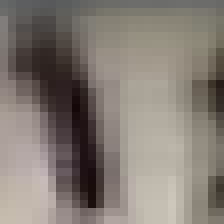
#> input picture clp/1/char_0_frame_10793.png, 28 x 28 px (shown 8 times larger); its folder holds only this picture in this run
$ python Coordinator.py
#> lines starting #> are read from the running program, lines starting #| are printed output that depends on the picture
#> pass 2 of the loop in create_label_index, `for file in os.listdir(data_dir):`:
### image_processings/preprocessors.py
import os
import numpy as np
import cv2 as cv
from PIL import Image
from matplotlib import pyplot as plt


class ImagePreprocessor:
    @classmethod
    def load_and_preprocess(cls, data_dir, label2ind):
        images = dict()
        for label in os.listdir(data_dir):
            if os.path.isdir(os.path.join(data_dir, label)):
                images[label2ind[label]] = cls.extract_and_resize_one_label(os.path.join(data_dir, label))
#> in extract_and_resize_one_label, image_src is the input picture: PIL image 28x28 RGB; mean R, G, B 131.9, 123.8, 116.5
#> in preprocess_single_pil_image, `image = image / float(np.max(image))`:
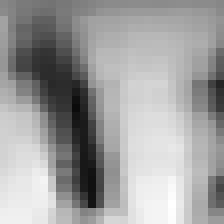
#> image: shape (28, 28) float64 (shown 8 times larger); min 0.0459, max 1, mean 0.625
#> pass 2 of the loop in load_and_preprocess, `for label in os.listdir(data_dir):`:
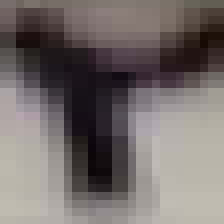
#> input picture clp/2/char_0_frame_10944.png, 28 x 28 px (shown 8 times larger)
#> in extract_and_resize_one_label, image_src is the input picture: PIL image 28x28 RGB; mean R, G, B 116.8, 108.2, 106.7
#> in preprocess_single_pil_image (call 2), `image = image / float(np.max(image))`:
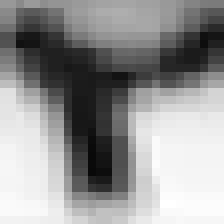
#> image: shape (28, 28) float64 (shown 8 times larger); min 0.0376, max 1, mean 0.585
        return images

    @classmethod
    def extract_and_resize_one_label(cls, data_dir):
        images = []
        for file in os.listdir(data_dir):
            if os.path.isfile(os.path.join(data_dir, file)):
                image_src = Image.open(os.path.join(data_dir, file))
                image_prep = cls.preprocess_single_pil_image(image_src)
                images.append(image_prep)
                # image_prep.close()
        return images

    @classmethod
    def preprocess_img(cls, image):
        image = image.resize((28, 28))
        # [4 lines of commented-out code are left out]
        return image

    # [4 lines left out: function preprocess_np_array, not called in this run]

    @classmethod
    def preprocess_single_pil_image(cls, image):
        image = cls.preprocess_img(image)
        image = cv.cvtColor(np.array(image), cv.COLOR_BGR2GRAY)
        image = image / float(np.max(image))
        return image.astype(dtype=np.float32)

### Classifiers/CNN.py
from __future__ import division, print_function, absolute_import

import tensorflow as tf
import matplotlib.pyplot as plt
import numpy as np


class CNN:
    def __init__(self, dataset, label2ind, ind2label, test_set_percent=0.2, learning_rate=0.001, num_steps=2000,
                 batch_size=128, num_input=784,
                 dropout=0.25):
        # Checkpoint Settings
#> called with test_set_percent = 0.2, learning_rate = 0.001, num_steps = 2000, batch_size = 128, num_input = 784, dropout = 0.25
        self.model_dir = "./ckpts/"
        self.output_node_names = "output"

        # Training Parameters
        self.learning_rate = learning_rate
        self.num_steps = num_steps
        self.batch_size = 128

        # Network Parameters
        self.num_input = num_input
        self.num_classes = len(label2ind)
        self.dropout = dropout

        # Problem Parameters
        self.label2ind = label2ind
        self.ind2label = ind2label

        # dataset
        self.prepare_dataset(dataset, test_set_percent)

        self.setup_network()

        self.feature_spec = {"image": tf.VarLenFeature(dtype=np.float32)}

    # [7 lines left out: function serving_input_receiver_fn, not called in this run]

    def prepare_dataset(self, dataset, test_set_percent):
#> called with test_set_percent = 0.2
        dataset_count = np.sum([len(dataset[d]) for d in dataset])
        train_set_count = int(dataset_count * (1 - test_set_percent))
        test_set_count = dataset_count - train_set_count
        self.train_images = np.zeros(shape=(train_set_count + 1, 28, 28, 1), dtype=np.float32)
        self.train_labels = np.zeros(shape=train_set_count + 1, dtype=np.float32)
        self.test_images = np.zeros(shape=(test_set_count + 23, 28, 28, 1), dtype=np.float32)
        self.test_labels = np.zeros(shape=test_set_count + 23, dtype=np.float32)
        train_ind = 0
        test_ind = 0
        for class_ind in dataset:
            data = dataset[class_ind]
            print("indexing images from class number: ", class_ind, " with total images: ", len(data))
            for i in range(len(data)):
                if i < int(len(data) * (1 - test_set_percent)):
                    self.train_images[train_ind, :, :, 0] = data[i]
                    self.train_labels[train_ind] = class_ind
                    train_ind += 1
                else:
                    self.test_images[test_ind, :, :, 0] = data[i]
                    self.test_labels[test_ind] = class_ind
                    test_ind += 1

    # Create the neural network
    # [76 lines left out: functions conv_net, model_fn, not called in this run]

    def setup_network(self):
        # Build the Estimato
        self.model = tf.estimator.Estimator(self.model_fn,
                                            # model_dir=self.model_dir
                                            )

        # Define the input function for training
        self.input_fn = tf.estimator.inputs.numpy_input_fn(
            x={'images': self.train_images}, y=self.train_labels,
            batch_size=self.batch_size, num_epochs=None, shuffle=True)

    # [131 lines left out: functions train, test_model, predict_single_image, export_model, freeze, load_graph, not called in this run]

### Classifiers/classification.py
import os
from image_processings.preprocessors import ImagePreprocessor
from Classifiers.CNN import CNN


class Classifier:
    label2ind = dict()
    ind2label = dict()
    features = dict()
    cnn = None

    @classmethod
    def train(cls, data_dir="/home/ahmad/Programs/Programming/CarLicensePlateDetection/Dataset/TrainingChars_/",
              load_if_exists=True):
        cls.create_label_index(data_dir)
        cls.dataset = ImagePreprocessor.load_and_preprocess(data_dir=data_dir, label2ind=cls.label2ind)
        cls.cnn = CNN(dataset=cls.dataset, label2ind=cls.label2ind, ind2label=cls.ind2label)
#> (the call stopped at in setup_network, `self.model = tf.estimator.Estimator(self.model_fn,`: tensorflow is not available in this run)
        cls.cnn.train()

        # [15 lines of commented-out code are left out]

    # [4 lines left out: function predict, not called in this run]

    @classmethod
    def create_label_index(cls, data_dir):
        ind = 0
        for file in os.listdir(data_dir):
            if os.path.isdir(os.path.join(data_dir, file)):
                ind = cls.index_new_label(file, ind)

    @classmethod
    def index_new_label(cls, file, ind):
        cls.label2ind[file] = ind
        cls.ind2label[ind] = file
        ind += 1
        return ind


if __name__ == "main":
    Classifier.train()

### Coordinator.py
import sys
import os

from image_processings.ImageProcessor import ImageProcessor
from image_processings.preprocessors import ImagePreprocessor as Preprocessor
from vision.Detector import Detector
from Classifiers.classification import Classifier
import requests
import json

class Coordinator:
    def __init__(self):
        self.data_directory = None
        self.verbose = False
        self.show_images = False
        self.classifier = Classifier()
        self.classifier.train(data_dir="./clp", load_if_exists=True)
#> (the call stopped at in __init__, `self.feature_spec = {"image": tf.VarLenFeature(dtype=np.float32)}`: tensorflow is not available in this run)
        # self.classifier.train(load_if_exists=False)
        self.get_input()

        self.url = "http://172.23.186.247/api/car-entered?"
        self.token = "3c461d6a343a40ea297180baebe5ebecc4d7b"

        self.start()

    def get_input(self):
        for i in range(len(sys.argv)):
            if i == 0:
                continue
            argv = sys.argv[i]
            if argv == "-d":
                self.data_directory = sys.argv[i + 1]
            elif argv == "--verbose":
                self.verbose = True
            elif argv == "--showimages":
                self.show_images = True
            elif argv == "--url":
                self.url = sys.argv[i + 1]
            elif argv == "--token":
                self.token = sys.argv[i + 1]

    def start(self):

        if self.verbose:
            print("opening input stream...")

        file_names = [file for file in os.listdir(self.data_directory) if file != "." or file != ".."]
        file_names.sort()

        if self.verbose:
            print("dataset is loaded")
            print("found ", len(file_names), " images in specified directory")

        for i in range(550, len(file_names)):
            fname = file_names[i]
            if self.verbose:
                print("processing image #", i, " in file:", fname)
            img = ImageProcessor.load_image(img_name=os.path.join(self.data_directory, fname))
            full_res_img = img.copy()

            if self.show_images:
                ImageProcessor.show_image(img=img, win_name="input", width=500, height=500, wait=1)

            img = ImageProcessor.lp_locate_preprocess(img)

            if self.show_images:
                ImageProcessor.show_image(img, win_name="prep", width=500, height=500, wait=1)

            img, char_imgs = Detector.detect_lp_location(img, src_img=full_res_img, pyr_ratio=ImageProcessor.pyr_down_times,
                                              verbose=self.verbose)
            if img is None:  # No LP detected
                continue

            # [15 lines of commented-out code are left out]

            print("***********************************")
            char_ind = 0
            lp = []
            for char in char_imgs:
                char = Preprocessor.preprocess_np_array(char)
                # ImageProcessor.show_image(img=char, win_name="predicting char ...")
                pred = self.classifier.predict(char)
                if pred != "_NOISE":
                    print(pred)
                    lp.append(pred)
                # ImageProcessor.writeFile(char, file_name=str(pred) + "/char_"+str(char_ind)+"_frame_" + str(i) + ".png")
                char_ind += 1
            print("***********************************")
            print("detected LP: ", lp)
            if len(lp) == 8:
                payload = {'plate_first': str(lp[0]) + str(lp[1]),
                           'plate_middle': str(lp[2]),
                           'plate_last' : str(lp[3]) + str(lp[4]) + str(lp[5]),
                           'plate_global': str(lp[6]) + str(lp[7]),
                           'token': self.token}
                headers = {'content-type': 'application/json'}
                r = requests.post(self.url, data=json.dumps(payload), headers=headers)
                print(r)


Coordinator()
